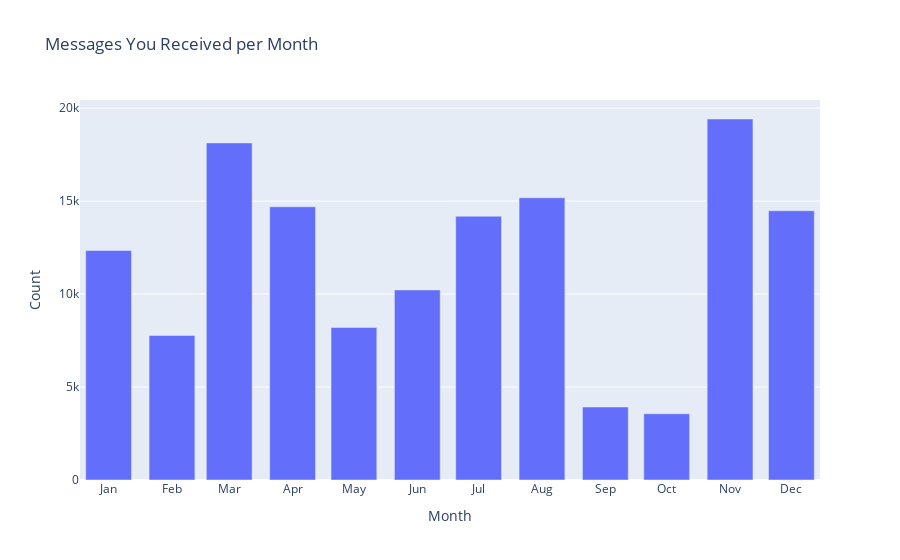

Write notebook code for a chart like this one.
### Markdown cell above
## Plot bar chart of how many messages you sent per month

### Code cell
fig = go.Figure()

dates = pd.date_range('2018-01', '2018-12', freq = 'MS')
msgs_received_per_month_df = df[df['sender_name'] != 'Christine Nguyen'].groupby(by = ['month']).count().reset_index().rename(columns = {'year' : 'count'})[['month', 'count']]
fig.add_bar(x = dates, y = msgs_received_per_month_df['count'])
fig.layout.xaxis.tickvals = pd.date_range('2018-01', '2018-12', freq = 'MS')
fig.layout.xaxis.tickformat = '%b'
fig.update_layout(
    title = 'Messages You Received per Month',
    xaxis_title = 'Month',
    yaxis_title = 'Count'
)
fig.show()

### Figure 1 — Plotly figure (JSON) as saved in the notebook; plotly's stock layout.template omitted (floating-point values rounded to 4 significant figures)
{"data": [{"type": "bar", "x": ["2018-01-01T00:00:00", "2018-02-01T00:00:00", "2018-03-01T00:00:00", "2018-04-01T00:00:00", "2018-05-01T00:00:00", "2018-06-01T00:00:00", "2018-07-01T00:00:00", "2018-08-01T00:00:00", "2018-09-01T00:00:00", "2018-10-01T00:00:00", "2018-11-01T00:00:00", "2018-12-01T00:00:00"], "y": [12344, 7770, 18127, 14691, 8203, 10222, 14185, 15175, 3925, 3560, 19413, 14481]}], "layout": {"title": {"text": "Messages You Received per Month"}, "xaxis": {"tickformat": "%b", "tickvals": ["2018-01-01T00:00:00", "2018-02-01T00:00:00", "2018-03-01T00:00:00", "2018-04-01T00:00:00", "2018-05-01T00:00:00", "2018-06-01T00:00:00", "2018-07-01T00:00:00", "2018-08-01T00:00:00", "2018-09-01T00:00:00", "2018-10-01T00:00:00", "2018-11-01T00:00:00", "2018-12-01T00:00:00"], "title": {"text": "Month"}}, "yaxis": {"title": {"text": "Count"}}}}
